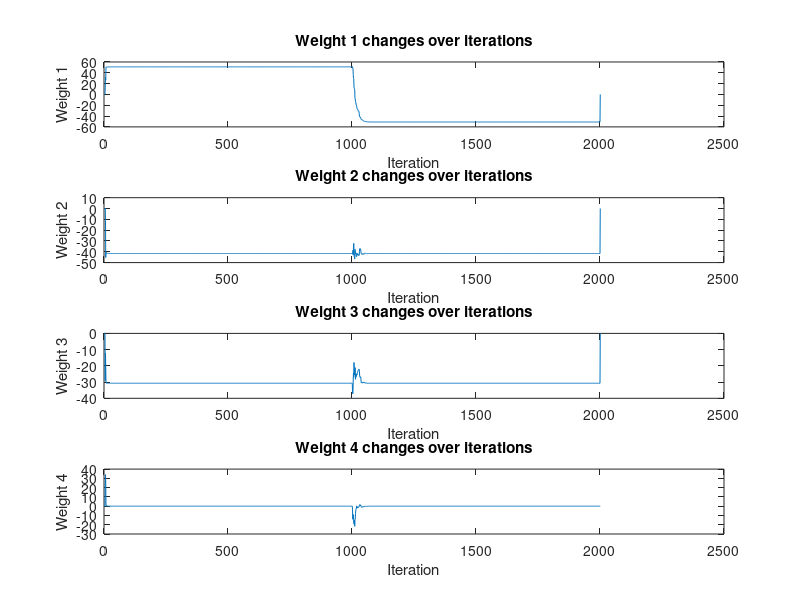
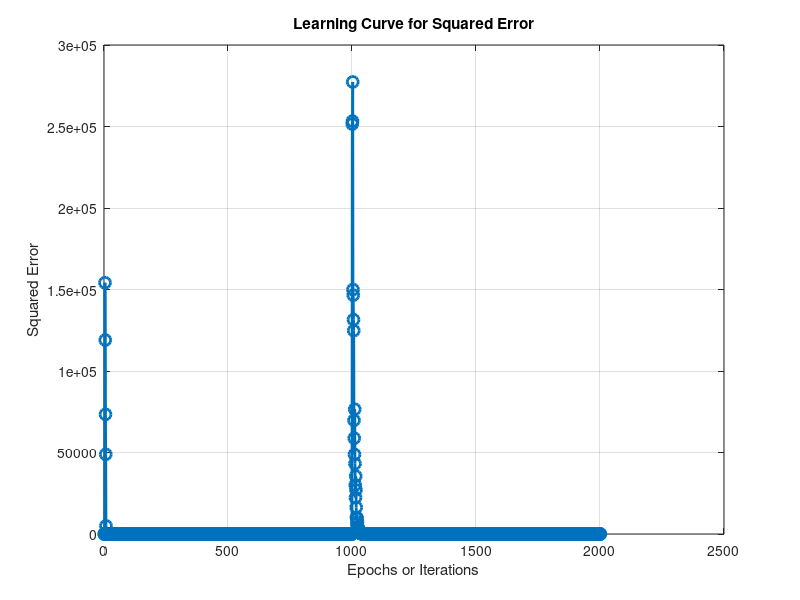

The MATLAB script that drew these images, in order:
clear;
close all;

% Load data from files
x_mat = load('x.mat'); 
d_mat = load('d.mat'); 
x_all = x_mat.x;
d_all = d_mat.d;

p = 4;
N = 2000;
num_signals = 100; 
weights_all = zeros(100, N +1, p);
MSE_all = zeros(100, N +1);
output_signal_all = zeros(100, N, p);
lambda = 0.9;  % Forgetting factor
inverse_lambda = 1 / lambda;
M =p; 

for j = 1:num_signals
% Initialize variables
weights = zeros(N+1, p);% Filter coefficients
mse=zeros(1,N+1);
P = eye(M) / lambda; % Initial inverse correlation matrix
input_signal = x_all(j, :);
    desired_output_signal = d_all(j, 1:2000);

for n = M:N-1
    % Kalman gain
    u = input_signal(n:-1:n-M+1);
    k = (P * u.') / (lambda + u * P * u.');
    a=weights(n, :);
    % Prediction
    y = a * u.';


    % Error
    e = desired_output_signal(n) - y;

    % Update filter coefficients
    weights(n+1,:) = weights(n,:) + k.' * e;

    % Update inverse correlation matrix
    P = inverse_lambda * P - inverse_lambda * k * u * P;

    % Calculate MSE
    mse(1,n) = e^2;
end
weights_all(j, :, :) = weights;
MSE_all(j,:) = mse;

end

% Plot weights changes with respect to iterations
figure;
for k = 1:p
    subplot(p, 1, k);
    plot(1:N+1, weights(:, k));
    xlabel('Iteration');
    ylabel(['Weight ' num2str(k)]);
    title(['Weight ' num2str(k) ' changes over iterations']);
end
epochs = 1:N + 1; % Replace this with your actual epoch values
% Replace this with your actual e_squared values

% Plotting the learning curve
figure;
plot(epochs,mean(MSE_all), 'o-', 'LineWidth', 2, 'MarkerSize', 8);
xlabel('Epochs or Iterations');
ylabel('Squared Error');
title('Learning Curve for Squared Error');
grid on;